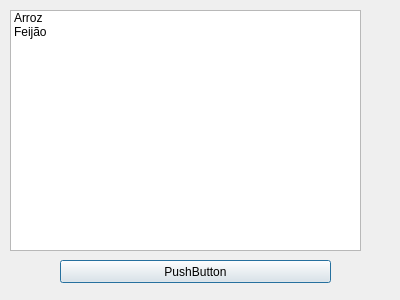
<?xml version="1.0" encoding="UTF-8"?>
<ui version="4.0">
 <class>Terca1</class>
 <widget class="QDialog" name="Terca1">
  <property name="geometry">
   <rect>
    <x>0</x>
    <y>0</y>
    <width>400</width>
    <height>300</height>
   </rect>
  </property>
  <property name="windowTitle">
   <string>Dialog</string>
  </property>
  <widget class="QListWidget" name="listWidget">
   <property name="geometry">
    <rect>
     <x>10</x>
     <y>10</y>
     <width>351</width>
     <height>241</height>
    </rect>
   </property>
   <item>
    <property name="text">
     <string>Arroz</string>
    </property>
   </item>
   <item>
    <property name="text">
     <string>Feijão</string>
    </property>
   </item>
  </widget>
  <widget class="QPushButton" name="pushButton">
   <property name="geometry">
    <rect>
     <x>60</x>
     <y>260</y>
     <width>271</width>
     <height>23</height>
    </rect>
   </property>
   <property name="text">
    <string>PushButton</string>
   </property>
  </widget>
 </widget>
 <resources/>
 <connections>
  <connection>
   <sender>pushButton</sender>
   <signal>clicked()</signal>
   <receiver>Terca1</receiver>
   <slot>close()</slot>
   <hints>
    <hint type="sourcelabel">
     <x>72</x>
     <y>267</y>
    </hint>
    <hint type="destinationlabel">
     <x>26</x>
     <y>265</y>
    </hint>
   </hints>
  </connection>
 </connections>
</ui>
